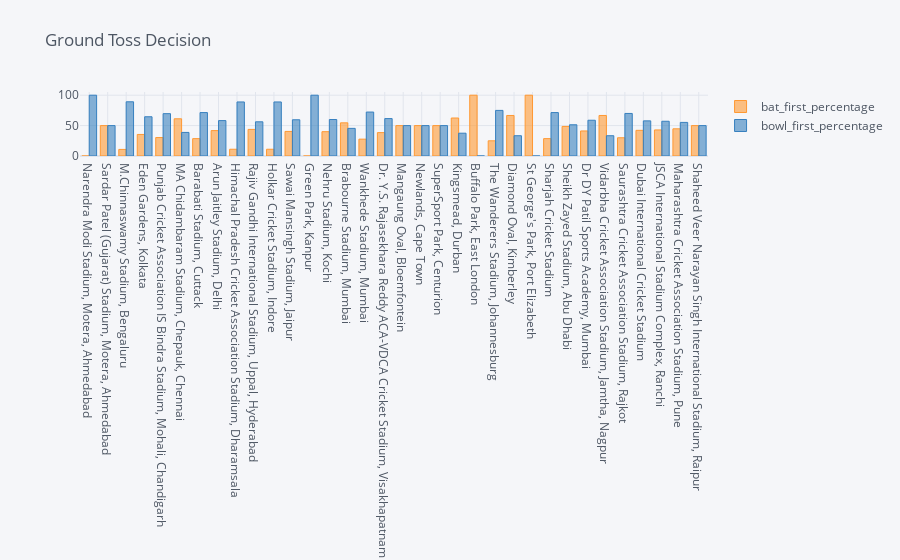

Notebook code cell kept with this figure:
### Code cell
def ground_toss_decision():
    """
    This function will return the dataframe for every ground % of BAT FIRST and BOWL FIRST
    """
    venue_toss_df = season_summary_df[['venue_id','venue_name', 'decision']].dropna()
    venue_toss_df['bat_first'] = venue_toss_df['decision'].str.contains('BAT').astype(int)
    venue_toss_df['toss'] = 1
    venue_toss_df = venue_toss_df.groupby(['venue_id', 'venue_name']).sum().reset_index()
    venue_toss_df['bat_first_percentage'] = venue_toss_df['bat_first']*100/venue_toss_df['toss']
    venue_toss_df['bowl_first_percentage'] = 100 - venue_toss_df['bat_first_percentage']
    return venue_toss_df

ground_toss_decision().iplot(kind='bar', x='venue_name', y=['bat_first_percentage','bowl_first_percentage'], title='Ground Toss Decision', barmode='group')

### Figure 1 — Plotly figure (JSON) as saved in the notebook; plotly's stock layout.template omitted (floating-point values rounded to 4 significant figures)
{"data": [{"marker": {"color": "rgba(255, 153, 51, 0.6)", "line": {"color": "rgba(255, 153, 51, 1.0)", "width": 1}}, "name": "bat_first_percentage", "orientation": "v", "text": "", "type": "bar", "x": ["Narendra Modi Stadium, Motera, Ahmedabad", "Sardar Patel (Gujarat) Stadium, Motera, Ahmedabad", "M.Chinnaswamy Stadium, Bengaluru", "Eden Gardens, Kolkata", "Punjab Cricket Association IS Bindra Stadium, Mohali, Chandigarh", "MA Chidambaram Stadium, Chepauk, Chennai", "Barabati Stadium, Cuttack", "Arun Jaitley Stadium, Delhi", "Himachal Pradesh Cricket Association Stadium, Dharamsala", "Rajiv Gandhi International Stadium, Uppal, Hyderabad", "Holkar Cricket Stadium, Indore", "Sawai Mansingh Stadium, Jaipur", "Green Park, Kanpur", "Nehru Stadium, Kochi", "Brabourne Stadium, Mumbai", "Wankhede Stadium, Mumbai", "Dr. Y.S. Rajasekhara Reddy ACA-VDCA Cricket Stadium, Visakhapatnam", "Mangaung Oval, Bloemfontein", "Newlands, Cape Town", "SuperSport Park, Centurion", "Kingsmead, Durban", "Buffalo Park, East London", "The Wanderers Stadium, Johannesburg", "Diamond Oval, Kimberley", "St George's Park, Port Elizabeth", "Sharjah Cricket Stadium", "Sheikh Zayed Stadium, Abu Dhabi", "Dr DY Patil Sports Academy, Mumbai", "Vidarbha Cricket Association Stadium, Jamtha, Nagpur", "Saurashtra Cricket Association Stadium, Rajkot", "Dubai International Cricket Stadium", "JSCA International Stadium Complex, Ranchi", "Maharashtra Cricket Association Stadium, Pune", "Shaheed Veer Narayan Singh International Stadium, Raipur"], "y": [0, 50, 10.84, 35.44, 30.36, 61.19, 28.57, 41.77, 11.11, 43.75, 11.11, 40.43, 0, 40, 54.55, 27.71, 38.46, 50, 50, 50, 62.5, 100, 25, 66.67, 100, 28.57, 48.65, 41.18, 66.67, 30, 42.22, 42.86, 44.74, 50]}, {"marker": {"color": "rgba(55, 128, 191, 0.6)", "line": {"color": "rgba(55, 128, 191, 1.0)", "width": 1}}, "name": "bowl_first_percentage", "orientation": "v", "text": "", "type": "bar", "x": ["Narendra Modi Stadium, Motera, Ahmedabad", "Sardar Patel (Gujarat) Stadium, Motera, Ahmedabad", "M.Chinnaswamy Stadium, Bengaluru", "Eden Gardens, Kolkata", "Punjab Cricket Association IS Bindra Stadium, Mohali, Chandigarh", "MA Chidambaram Stadium, Chepauk, Chennai", "Barabati Stadium, Cuttack", "Arun Jaitley Stadium, Delhi", "Himachal Pradesh Cricket Association Stadium, Dharamsala", "Rajiv Gandhi International Stadium, Uppal, Hyderabad", "Holkar Cricket Stadium, Indore", "Sawai Mansingh Stadium, Jaipur", "Green Park, Kanpur", "Nehru Stadium, Kochi", "Brabourne Stadium, Mumbai", "Wankhede Stadium, Mumbai", "Dr. Y.S. Rajasekhara Reddy ACA-VDCA Cricket Stadium, Visakhapatnam", "Mangaung Oval, Bloemfontein", "Newlands, Cape Town", "SuperSport Park, Centurion", "Kingsmead, Durban", "Buffalo Park, East London", "The Wanderers Stadium, Johannesburg", "Diamond Oval, Kimberley", "St George's Park, Port Elizabeth", "Sharjah Cricket Stadium", "Sheikh Zayed Stadium, Abu Dhabi", "Dr DY Patil Sports Academy, Mumbai", "Vidarbha Cricket Association Stadium, Jamtha, Nagpur", "Saurashtra Cricket Association Stadium, Rajkot", "Dubai International Cricket Stadium", "JSCA International Stadium Complex, Ranchi", "Maharashtra Cricket Association Stadium, Pune", "Shaheed Veer Narayan Singh International Stadium, Raipur"], "y": [100, 50, 89.16, 64.56, 69.64, 38.81, 71.43, 58.23, 88.89, 56.25, 88.89, 59.57, 100, 60, 45.45, 72.29, 61.54, 50, 50, 50, 37.5, 0, 75, 33.33, 0, 71.43, 51.35, 58.82, 33.33, 70, 57.78, 57.14, 55.26, 50]}], "layout": {"barmode": "group", "legend": {"bgcolor": "#F5F6F9", "font": {"color": "#4D5663"}}, "paper_bgcolor": "#F5F6F9", "plot_bgcolor": "#F5F6F9", "title": {"font": {"color": "#4D5663"}, "text": "Ground Toss Decision"}, "xaxis": {"gridcolor": "#E1E5ED", "showgrid": true, "tickfont": {"color": "#4D5663"}, "title": {"font": {"color": "#4D5663"}, "text": ""}, "zerolinecolor": "#E1E5ED"}, "yaxis": {"gridcolor": "#E1E5ED", "showgrid": true, "tickfont": {"color": "#4D5663"}, "title": {"font": {"color": "#4D5663"}, "text": ""}, "zerolinecolor": "#E1E5ED"}}}
